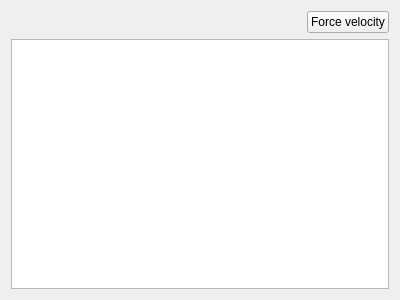
<?xml version="1.0" encoding="UTF-8"?>
<ui version="4.0">
 <class>JointTreeWidget</class>
 <widget class="QWidget" name="JointTreeWidget">
  <property name="geometry">
   <rect>
    <x>0</x>
    <y>0</y>
    <width>400</width>
    <height>300</height>
   </rect>
  </property>
  <property name="windowTitle">
   <string>Joint tree</string>
  </property>
  <layout class="QVBoxLayout" name="verticalLayout">
   <item>
    <layout class="QHBoxLayout" name="horizontalLayout">
     <item>
      <spacer name="horizontalSpacer">
       <property name="orientation">
        <enum>Qt::Horizontal</enum>
       </property>
       <property name="sizeHint" stdset="0">
        <size>
         <width>40</width>
         <height>20</height>
        </size>
       </property>
      </spacer>
     </item>
     <item>
      <widget class="QPushButton" name="button_forceVelocity">
       <property name="toolTip">
        <string>&lt;html&gt;&lt;head/&gt;&lt;body&gt;&lt;p&gt;When possible, force velocity mode.&lt;/p&gt;&lt;p&gt;&lt;br/&gt;&lt;/p&gt;&lt;p&gt;There are two modes available for editing the value of a joint:&lt;/p&gt;&lt;p&gt;- velocity: the user provides a speed to be integrated by HPP;&lt;/p&gt;&lt;p&gt;- position: the user provides the value of the joint.&lt;/p&gt;&lt;/body&gt;&lt;/html&gt;</string>
       </property>
       <property name="text">
        <string>Force velocity</string>
       </property>
       <property name="checkable">
        <bool>true</bool>
       </property>
       <property name="checked">
        <bool>false</bool>
       </property>
      </widget>
     </item>
    </layout>
   </item>
   <item>
    <widget class="QTreeView" name="jointTree">
     <property name="contextMenuPolicy">
      <enum>Qt::CustomContextMenu</enum>
     </property>
     <property name="headerHidden">
      <bool>true</bool>
     </property>
     <attribute name="headerVisible">
      <bool>false</bool>
     </attribute>
    </widget>
   </item>
  </layout>
 </widget>
 <resources/>
 <connections/>
</ui>
